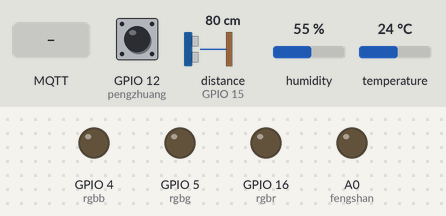
Bench run of a sketch on a simulated ESP8266 (NodeMCU). Shown: output pins drawn as LEDs (lit = HIGH). Wiring (inferred from the names in the program): ultrasonic range finder: trigger GPIO 2; echo GPIO 15. The test bench sets the inputs (shaded band); at power-on: GPIO 12 (pengzhuang) HIGH, distance to the obstacle (sensor on GPIO 15) 80 cm, humidity 55 %, temperature 24 °C. The echo pulse lasts 58.3 µs per cm; WiFi joins after 1.5 s; servers stay silent unless stated; no MQTT or app messages arrive unless stated; pins used as bus, display or sensor lines are not drawn; what the sketch prints to the serial monitor is not drawn.

Above: at 3.4 s.
3.5 s: MQTT message "5" arrives on the first subscribed topic
At 6.5 s:
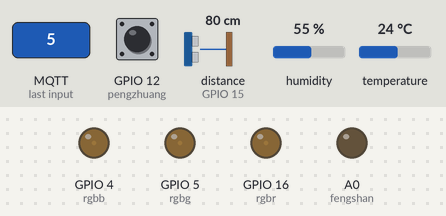
7.0 s: MQTT message "5" arrives on the second subscribed topic
At 10.1 s:
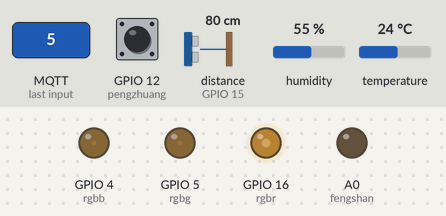
10.5 s: MQTT message "5" arrives on the third subscribed topic
At 12.9 s:
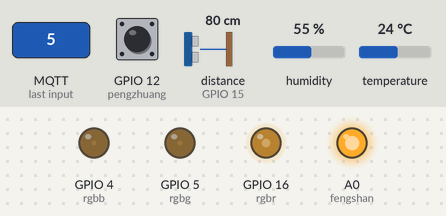
14.0 s: MQTT message "Carrisa-Test-Light" arrives on the first subscribed topic
At 14.7 s:
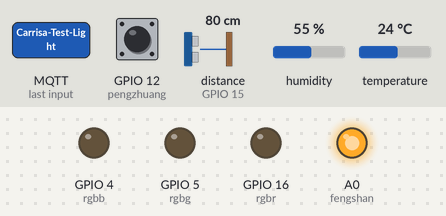
15.5 s: MQTT message "1" arrives on the first subscribed topic
At 16.4 s:
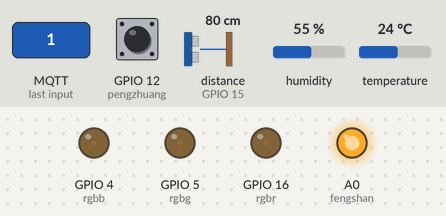
Timing chart, 0 to 18.5 s (numbered marks = the images above; inputs shaded):
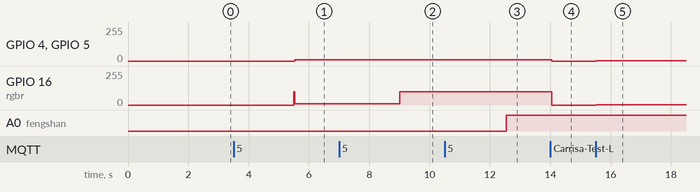

The sketch:

wifi_final.ino
```cpp
#include <ESP8266WiFi.h>
#include <PubSubClient.h>
#include<SoftwareSerial.h>
#include <ArduinoJson.h>
#include "DHT.h"
// 设置wifi接入信息(请根据您的WiFi信息进行修改)
const char* ssid ="vivo iQOO Pro"; // Enter your WiFi name
const char* password = "e23ae343b63c"; // Enter WiFi password
const char* mqttServer = "broker.mqtt-dashboard.com";//"test.ranye-iot.net";
const char *mqtt_username = "emqx";
const char *mqtt_password = "public";
long lastMsg = 0;////////////
char msg[50];
int value = 0;///////////

SoftwareSerial softSerial1(3,1);//rx(D1 3) tx(d1 1)
// 两个字符串分别用于存储A、B两端传来的数据:
  String device_B_String="";
  String device_A_String=""; //从uno端接收到的数据
  const char* hotnow;
///引脚信息
#define DHTPIN 14//D5温湿度
#define DHTTYPE DHT11 // DHT 11
#define rgbr 16//D2
#define rgbg 5//D3
#define rgbb 4//D4
#define pengzhuang 12//D6门1
#define pengzhuang1 13//D7门2
#define pinBuzzer 0//D8蜂鸣器
#define Echo 15//D10 超声波echo
#define Trig 2//D9 超声波trig
#define fengshan A0//风扇

  double ddistance,ttime;//超声波的东西
  int csb=0;//在车库
  int hot=0;//无人
  int zhuangtai=0;int zhuangtai2=0;//pengzhuang的关门
  int pwm=0;//led关灯
  int homemode=0;//在家
  int fan=0;//风扇关
  unsigned long previousMillis = 0;
WiFiClient wifiClient;
PubSubClient mqttClient(wifiClient);
DHT dht(DHTPIN, DHTTYPE);

/////////////////////////////////////////////////////////////////////////////
//////////////////////////////////////////////////////////////////////////
///////////          setup          ///////////////////////////////////////
//////////////////////////////////////////////////////////////////////////
////////////////////////////////////////////////////////////////////
void setup() {
  pinMode(LED_BUILTIN, OUTPUT);     // 设置板上LED引脚为输出模式
  digitalWrite(LED_BUILTIN, HIGH);  // 启动后关闭板上LED
  pinMode(Trig,OUTPUT);pinMode(Echo,INPUT);
  pinMode(fengshan,OUTPUT);
  Serial.begin(9600);               // 启动串口通讯
  softSerial1.begin(9600);//初始化serial1，该串口用于与设备B连接通信；
  softSerial1.listen();


  WiFi.mode(WIFI_STA);//设置ESP8266工作模式为无线终端模式
  connectWifi();// 连接WiFi
  mqttClient.setServer(mqttServer, 1883);// 设置MQTT服务器和端口号
  mqttClient.setCallback(receiveCallback);// 设置MQTT订阅回调函数


  connectMQTTserver(); // 连接MQTT服务器
  Serial.println("在setup");
}

void loop() {
  if (mqttClient.connected()) { // 如果开发板成功连接服务器
    mqttClient.loop();          // 处理信息以及心跳
    door();door2();wenshi();csb1(); people1();

  } else {                      // 如果开发板未能成功连接服务器
    connectMQTTserver();        // 则尝试连接服务器
  }
}

///////////////////////////////////////////////////////////////////////////////
///////////////////////////////////////////////////////////////////////////
//////////////////          function          /////////////////////////////
//////////////////////////////////////////////////////////////////////////
///////////////////////////////////////////////////////////////////////////

void people1(){//这个是先通过uno传过来
  //int hot=0;//无人
  int hotNow=0;//
  if(softSerial1.available()>0)//读取从设备A（uno）传入的数据，并在串口监视器中显示
  {
    if(softSerial1.peek()!='\n'){
      device_A_String+=(char)softSerial1.read();
    }
    else{
      softSerial1.read();
      hotnow = device_A_String.c_str();                //由于sscanf只能识别const char*类型字符串，将String类型字符串转成const char*类型
      sscanf(hotnow,"%d",&hotNow);   //把传来的hotnow赋给hotNow.串口1接收字符串格式为150
      Serial.print(hotNow);Serial.print(" ");Serial.print(hot);
      device_A_String="";//DynamicJsonDocument data(256);

      if(hotNow==0){//关时
        if(hot!=0){
            Serial.print("无人了");hot=0;  //DynamicJsonDocument data(256); data["shut"]=zhuangtai;
            char json_string[256]="";json_string[0]='0';  Serial.println(json_string);mqttClient.publish("Test-Carrisa-People",json_string, false);
          }//当之前状态为有人时才打印出无人了“
       }
      else if(hotNow==1){
         if(hot==0){
            Serial.print("来人了");hot=1;  //DynamicJsonDocument data(256); data["shut"]=zhuangtai;
            char json_string[256]="";json_string[0]='1';  Serial.println(json_string);mqttClient.publish("Test-Carrisa-People",json_string, false);
            }         //当之前状态为wuren时才打印出"人来了"
        }


     }  //else的
    }//if的


  }
void csb1(){
  digitalWrite(Trig,LOW);
  delayMicroseconds(2);
  digitalWrite(Trig,HIGH);
  delayMicroseconds(10);
  digitalWrite(Trig,LOW);
  ttime=pulseIn(Echo,HIGH);
  ddistance=ttime/58;//Serial.print("d is");Serial.print(ddistance);
  int csbNow;
  if(ddistance>0.08){csbNow=1;}else{csbNow=0;}
  if(csbNow==0){//有车时
    if(csb!=0){
      Serial.print("车入库了");Serial.print(ddistance);
      DynamicJsonDocument data(256);
     // data["cari"]=csb;serializeJson(data, json_string);
      char json_string[256]=""; json_string[0]='0';Serial.println(json_string); mqttClient.publish("Test-Carrisa-Csb",json_string, false);

      } csb=0;
      }//
   if(csbNow==1){//无车时
    if(csb==0){
      Serial.print("车开走了");Serial.print(ddistance);
      DynamicJsonDocument data(256);
      //data["caro"]=csb;
      char json_string[256]="";json_string[0]='1'; Serial.println(json_string); mqttClient.publish("Test-Carrisa-Csb",json_string, false);
      }csb=1;
      }//
}


//硬件的门->mqtt
void door(){
  int zhuangtaiNow=digitalRead(pengzhuang);
  if(zhuangtaiNow==LOW){//关时
    if(zhuangtai!=0){
      Serial.print("门关上了");zhuangtai=0;
      DynamicJsonDocument data(256);
      //data["shut"]=zhuangtai;

      char json_string[256]="";json_string[0]='0';  Serial.println(json_string);mqttClient.publish("Test-Carrisa-Door",json_string, false);
     // serializeJson(data, json_string);

      }//当之前状态为开时才打印出”门关“

    }
  else if(zhuangtaiNow==HIGH){
    if(zhuangtai==0){
      Serial.print("门打开了");zhuangtai=1;
      DynamicJsonDocument data(256);
      //data["open"]=zhuangtai;
      // data=zhuangtai;
      char json_string[256]="";json_string[0]='1';  Serial.println(json_string);mqttClient.publish("Test-Carrisa-Door", json_string, false);//{"shut":0}
      //serializeJson(data, json_string);
      if(homemode==0){digitalWrite(pinBuzzer,LOW);}else{digitalWrite(pinBuzzer,HIGH);}

      }//当之前状态为关时才打印出"门开"
    }
}
void door2(){
  int zhuangtai2Now=digitalRead(pengzhuang);
  if(zhuangtai2Now==LOW){//关时
    if(zhuangtai2!=0){
      Serial.print("门2关上了");zhuangtai2=0;
      DynamicJsonDocument data(256);
      //data["shut"]=zhuangtai2;

      char json_string[256]="";json_string[0]='0';  Serial.println(json_string);mqttClient.publish("Test-Carrisa-Door2",json_string, false);
     // serializeJson(data, json_string);

      }//当之前状态为开时才打印出”门关“

    }
  else if(zhuangtai2Now==HIGH){
    if(zhuangtai2==0){
      Serial.print("门2打开了");zhuangtai2=1;
      DynamicJsonDocument data(256);
      //data["open"]=zhuangtai;
       //data=zhuangtai;
      char json_string[256]="";json_string[0]='1';  Serial.println(json_string);mqttClient.publish("Test-Carrisa-Door2", json_string, false);//{"shut":0}
      //serializeJson(data, json_string);
      if(homemode==0){digitalWrite(pinBuzzer,LOW);}else{digitalWrite(pinBuzzer,HIGH);}

      }//当之前状态为关时才打印出"门开"
    }
}


void wenshi(){
    unsigned long currentMillis = millis(); // temperature and humidity data are publish every five second
  if (currentMillis - previousMillis >= 10000) {
    previousMillis = currentMillis;
    float temp = dht.readTemperature(); float hum = dht.readHumidity(); // json serialize
    DynamicJsonDocument data(256);
    data["temp"] = temp; data["hum"] = hum; // publish temperature and humidity

    char json_string[256];
   serializeJson(data, json_string);  // {"temp":23.5,"hum":55}

    Serial.println(json_string);
    mqttClient.publish("Test-Carrisa-Wenshi", json_string, false);
    }
  }
// 连接MQTT服务器并订阅信息
void connectMQTTserver(){
  // 根据ESP8266的MAC地址生成客户端ID（避免与其它ESP8266的客户端ID重名）
  String clientId = "esp8266-" + WiFi.macAddress();

  // 连接MQTT服务器
  if (mqttClient.connect(clientId.c_str())) {
    Serial.println("MQTT Server Connected.");
    Serial.print("Server Address:");
    Serial.println(mqttServer);
    Serial.print("ClientId: ");
    Serial.println(clientId);
    subscribeTopic(); // 订阅指定主题
  } else {
    Serial.print("MQTT Server Connect Failed. Client State:");
    Serial.println(mqttClient.state());
    delay(5000);
  }
}//(connectMQTTserver()

// 收到信息后的回调函数
void receiveCallback(char* topic, byte* payload, unsigned int length) {
  if ((char)payload[0] == '5') {
             Serial.println("设备连接中.....");
             delay(2000);
            int mull = 100;
            snprintf (msg, 50, "%ld", mull);
          mqttClient.publish("Carrisa-Test-Light1", msg);
         Serial.println(msg); analogWrite(rgbr,100);
           }

  if(strcmp(topic,"Carrisa-Test-Light")==0){

    Serial.print("订阅到光控");
    Serial.print("Message Received [");Serial.print(topic);Serial.println("] ");
       for (int i = 0; i < length; i++) {
          Serial.print((char)payload[i]);
          }Serial.print("Message Length(Bytes) ");Serial.println(length);
    int pwmNow = byteArrayToInt(payload,length); // 获取用户请求中的PWM数值
      if(pwmNow!=pwm){
        pwm=pwmNow;
        Serial.print("pwm => ");Serial.println(pwm);}//
     int pwmNow1=pwmNow*2;analogWrite(rgbr,pwmNow1);analogWrite(rgbg,pwmNow1);analogWrite(rgbb,pwmNow1);
    }
    else if(strcmp(topic,"Carrisa-Test-Mode")==0){
      Serial.print("订阅到模式");
      Serial.print("Message Received [");Serial.print(topic);Serial.println("] ");
          for (int i = 0; i < length; i++) {
              Serial.print((char)payload[i]);
            }Serial.print("");Serial.print("Message Length(Bytes) ");Serial.println(length);
       int homemodeNow = byteArrayToInt(payload,length);
     if(homemodeNow!=homemode){
        homemode=homemodeNow;Serial.print(homemode);Serial.print(homemodeNow);
        if(homemode==0){Serial.print("");Serial.print("在家");}else if(homemode==1){Serial.print("");Serial.print("外出");}
        Serial.print("homemode=>");Serial.println(homemode);
     }
    }
    else if(strcmp(topic,"Carrisa-Test-Fan")==0){
          Serial.print("订阅到模式");Serial.print("Message Received [");Serial.print(topic);Serial.println("] ");
          for (int i = 0; i < length; i++) {
              Serial.print((char)payload[i]);
            }Serial.print("");Serial.print("Message Length(Bytes) ");Serial.println(length);
       int fanNow = byteArrayToInt(payload,length);Serial.print(fanNow);
       if(fan!=fanNow){
        fan=fanNow;Serial.print(fan);
        if(fan==0){Serial.print("");Serial.print("风扇关");}else if(fan==1){Serial.print("");Serial.print("风扇开");}
        Serial.print("fan=>");Serial.println(fan);
        }
        if(fan==0){digitalWrite(fengshan,LOW);}else{digitalWrite(fengshan,HIGH);}
      }

  }


// 订阅指定主题
void subscribeTopic(){

  // 建立订阅主题1。主题名称以Taichi-Maker-Sub为前缀，后面添加设备的MAC地址。
  // 这么做是为确保不同设备使用同一个MQTT服务器测试消息订阅时，所订阅的主题名称不同
  String topicString = "Carrisa-Test-Light";// + WiFi.macAddress();
  char subTopic[topicString.length() + 1];
  strcpy(subTopic, topicString.c_str());
  // 建立订阅主题2
  String topicString2 = "Carrisa-Test-Mode";// + WiFi.macAddress();
  char subTopic2[topicString2.length() + 1];
  strcpy(subTopic2, topicString2.c_str());

  // 通过串口监视器输出是否成功订阅主题以及订阅的主题1,2名称
  if(mqttClient.subscribe(subTopic)){Serial.print("Subscrib Topic:");Serial.println(subTopic);}
  else {Serial.print("Subscribe Fail...");}
  if(mqttClient.subscribe(subTopic2)){Serial.print("Subscrib Topic:");Serial.println(subTopic2);}
  else {Serial.print("Subscribe Fail...");}
  if(mqttClient.subscribe("Carrisa-Test-Fan")){Serial.print("Subscrib Topic:");Serial.println(subTopic2);}
  else {Serial.print("Subscribe Fail...");}
}
int byteArrayToInt(byte* b,unsigned int blength){
   // return (b[0]<<24)+((b[1]&0xFF)<<16)+((b[2]&0xFF)<<8)+(b[3]&0xFF);
   String num;
   for(int i=0;i<blength;i++){
    num=num+(char)b[i];

    }
    return num.toInt();
}

// ESP8266连接wifi
void connectWifi(){

  WiFi.begin(ssid, password);

  //等待WiFi连接,成功连接后输出成功信息
  while (WiFi.status() != WL_CONNECTED) {
    delay(1000);
    Serial.print(".");
  }
  Serial.println("");
  Serial.println("WiFi Connected!");
  Serial.println("");
}
```

Measured:
- after the input at 3.5 s, GPIO 4 (rgbb), GPIO 5 (rgbg), GPIO 16 (rgbr): 0/255 → 10/255 after 2.0 s
- after the input at 7.0 s, GPIO 16 (rgbr): 10/255 → 100/255 after 2.0 s
- after the input at 10.5 s, A0 (fengshan): LOW → HIGH after 2.0 s
- after the input at 14.0 s, GPIO 4 (rgbb), GPIO 5 (rgbg): 10/255 → 0/255 after 0.05 s; GPIO 16 (rgbr): 100/255 → 0/255 after 0.05 s
- after the input at 15.5 s, GPIO 4 (rgbb), GPIO 5 (rgbg), GPIO 16 (rgbr): 0/255 → 2/255 at once
